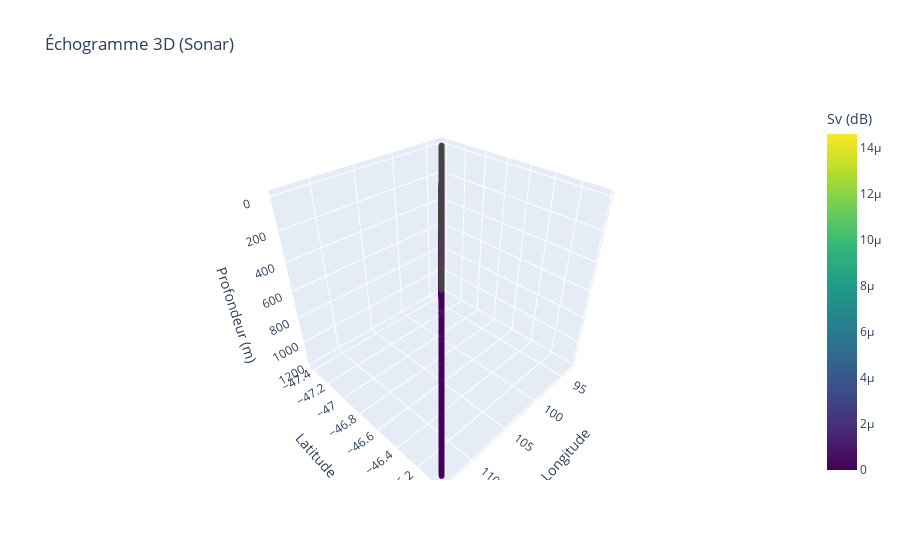

Notebook source saved alongside this figure:
### Code cell
plot_3D_echogram()

### Figure 1 — Plotly figure (JSON) as saved in the notebook; plotly's stock layout.template omitted (floating-point values rounded to 4 significant figures; data arrays with more than 128 entries replaced by an {"elided": "..."} marker saying what was removed)
{"data": [{"marker": {"color": {"elided": "12288 float values"}, "colorbar": {"title": {"text": "Sv (dB)"}}, "colorscale": [[0, "#440154"], [0.1111, "#482878"], [0.2222, "#3e4989"], [0.3333, "#31688e"], [0.4444, "#26828e"], [0.5556, "#1f9e89"], [0.6667, "#35b779"], [0.7778, "#6ece58"], [0.8889, "#b5de2b"], [1, "#fde725"]], "opacity": 0.8, "size": 2}, "mode": "markers", "type": "scatter3d", "x": {"elided": "12288 float values"}, "y": {"elided": "12288 float values"}, "z": {"elided": "12288 float values"}}], "layout": {"scene": {"xaxis": {"title": {"text": "Longitude"}}, "yaxis": {"title": {"text": "Latitude"}}, "zaxis": {"autorange": "reversed", "title": {"text": "Profondeur (m)"}}}, "title": {"text": "Échogramme 3D (Sonar)"}}}
